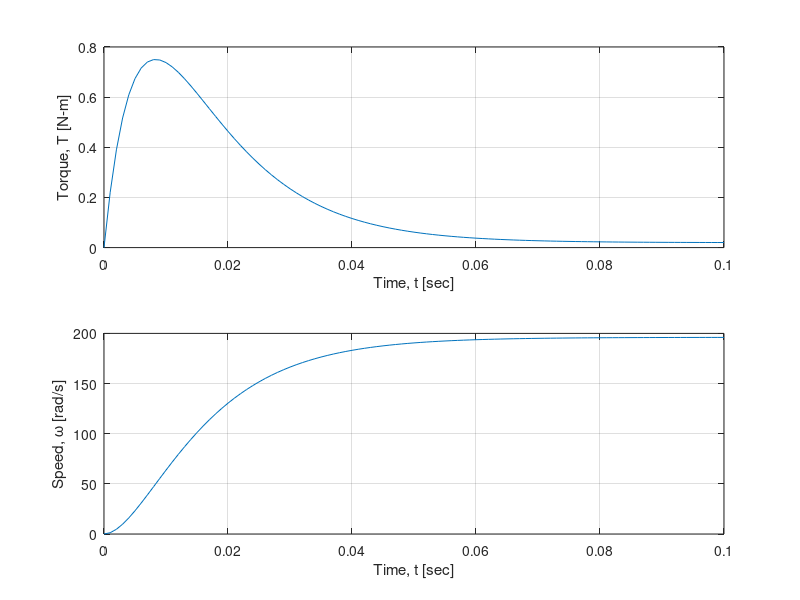
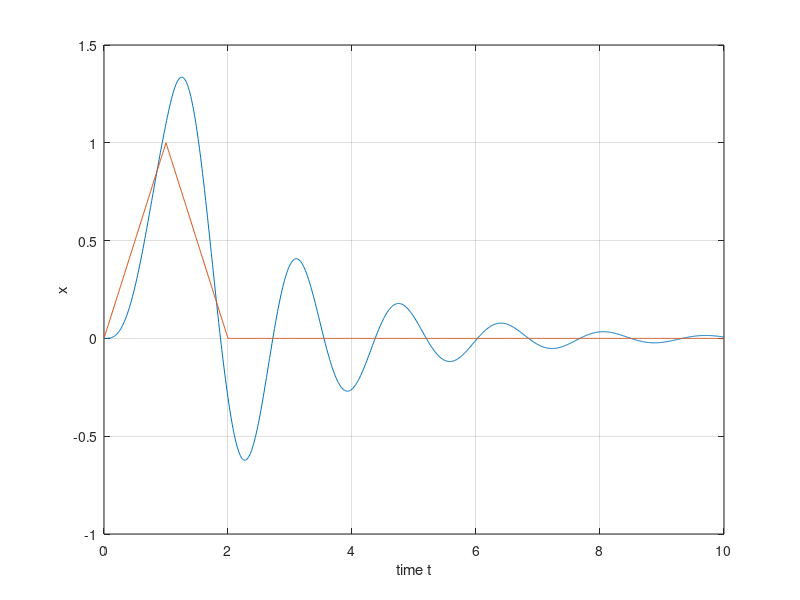
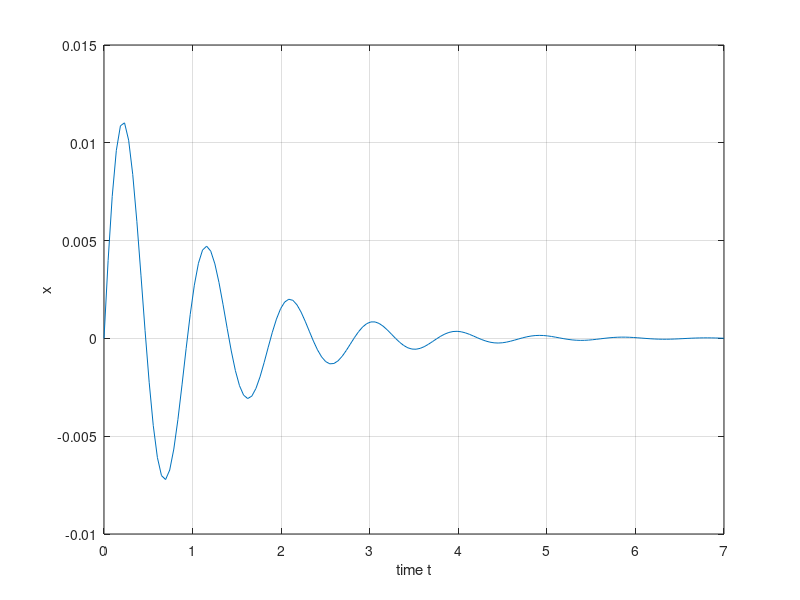

These charts were generated, in order, by the following MATLAB code:
format compact;

%% === Transfer Function Practice ===

%% Example 8 - Partial Fraction 
top1=[9*10^-4 10^-3];
top2=[0.5];
bottom=[18*10^-8 4.52*10^-5 2.55*10^-3 0];
[r1,p1,k1]=residue(top1,bottom)
[r2,p2,k2]=residue(top2,bottom)

%%  Example 9 - tf() function (Real- or Complex-valued transfer function) 
% or to convert state-space models to transfer function form

% Define variables
KT=0.05;
Kb=KT;
La=2e-3;
Ra=0.5;
IM=9e-5;
c=1e-4;

% Transfer function % Combined the numerator/denominator into the tf()
torque=tf(KT*[IM,c],[La*IM,Ra*IM+c*La,c*Ra+Kb*KT]); % torque (eqn 7.1)
omega=tf([KT],[La*IM,Ra*IM+c*La,c*Ra+Kb*KT]);       % motor speed (eqn 7.2)
    % transfer_function=tf(output_function,input_function)
    % output_function=[an,an-1,...,a0] * [s^n,s^n-1,...,1]
    % input_function=[bn,bn-1,...,b0]

% Plotting
t=0:0.001:0.1;
[torq,tt]=step(torque,t); % Matlab will determine time steps for accuracy
[speed,ts]=step(omega,t);
    % Plotting the torque transfer function
figure(1);
subplot(2,1,1); % 10*torq because it is a unit step function so have to *10
plot(tt,10*torq);
grid on;
xlabel('Time, t [sec]');
ylabel('Torque, T [N-m]');
    % Plotting the angular velocity transfer function
subplot(2,1,2);
plot(ts,10*speed);
grid on;
xlabel('Time, t [sec]');
ylabel('Speed, \omega [rad/s]');

%% Example 10 - lsim() function

% Define variables
m1=6;
m2=50;
k1=1100;
k2=1530;
c=400;

% Transfer function
num=[k1*c k1*k2]; % numerator of G(s)
den=[m1*m2 (m1+m2)*c k1*m2+k2*(m1+m2) k1*c k1*k2]; % denominator of G(s)
sys=tf(num,den); % G(s)
% or sys=tf([k1*c k1*k2],[m1*m2 (m1+m2)*c k1*m2+k2*(m1+m2) k1*c k1*k2]);

% Plotting
t=0:0.01:10; % time span
    % The following two lines cook the input function
unitstep=@(x)(x>=0); % Define the unit step function. True is 1, False is 0
u=t.*(1-unitstep(t-1))+(-t+2).*(unitstep(t-1)-unitstep(t-2)); % The input
    % Solve for the output given the input function
x=lsim(sys,u,t); 
    % Plotting the input in red and transfer function in blue
figure(2);
plot(t,x,t,u);
xlabel('time t');
ylabel('x');
grid on; 

%% Example 11 - impulse() function

% Transfer function of 1/(55s^2 + 100s +2500) with input of 5*Dirac_Delta_t
num=[1]; % numerator of G(s)
den=[55 100 2500]; % denominator of G(s)
sys=tf(num,den); % G(s)

% Impulse function
[x t]=impulse(sys); % MATLAB will determine time steps and span for you

% Plotting of x
figure(3);
plot(t,5*x);
xlabel('time t');
ylabel('x');
grid on; 